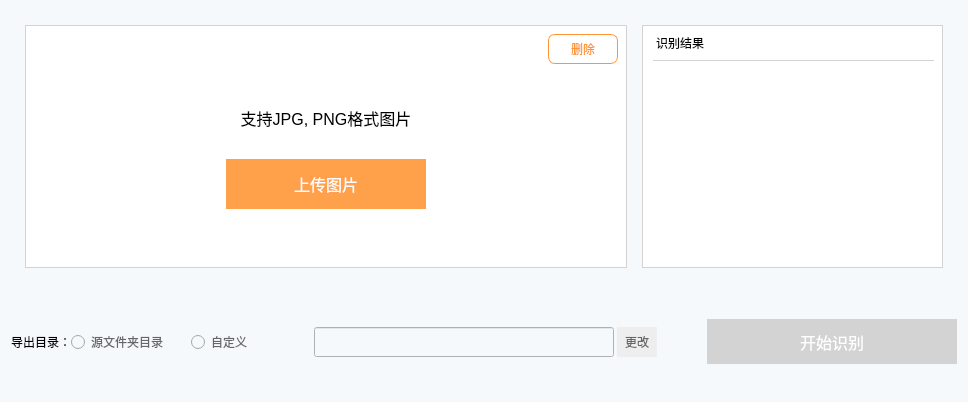
         <widget class="QWidget" name="page_2">
          <property name="styleSheet">
           <string notr="true">QWidget{
	background-color: rgb(245, 249, 252);
}
</string>
          </property>
          <layout class="QVBoxLayout" name="verticalLayout_6" stretch="1,0">
           <property name="spacing">
            <number>0</number>
           </property>
           <property name="bottomMargin">
            <number>0</number>
           </property>
           <item>
            <widget class="QWidget" name="widget" native="true">
             <layout class="QVBoxLayout" name="verticalLayout_3" stretch="3">
              <property name="spacing">
               <number>0</number>
              </property>
              <property name="leftMargin">
               <number>0</number>
              </property>
              <property name="topMargin">
               <number>0</number>
              </property>
              <property name="rightMargin">
               <number>0</number>
              </property>
              <property name="bottomMargin">
               <number>0</number>
              </property>
              <item>
               <widget class="QWidget" name="r_bottom_widget" native="true">
                <property name="styleSheet">
                 <string notr="true"/>
                </property>
                <layout class="QHBoxLayout" name="horizontalLayout_3" stretch="2,1">
                 <property name="spacing">
                  <number>15</number>
                 </property>
                 <property name="leftMargin">
                  <number>14</number>
                 </property>
                 <property name="topMargin">
                  <number>14</number>
                 </property>
                 <property name="rightMargin">
                  <number>14</number>
                 </property>
                 <property name="bottomMargin">
                  <number>14</number>
                 </property>
                 <item>
                  <widget class="QWidget" name="pic_widget" native="true">
                   <property name="enabled">
                    <bool>true</bool>
                   </property>
                   <property name="styleSheet">
                    <string notr="true">QWidget#pic_widget{
	border:0.5px solid lightgray; 
	background-color: rgb(255, 255, 255);
}

</string>
                   </property>
                   <layout class="QVBoxLayout" name="verticalLayout_4" stretch="0,0,1,0,0">
                    <property name="spacing">
                     <number>0</number>
                    </property>
                    <item alignment="Qt::AlignRight">
                     <widget class="QPushButton" name="delete_pic">
                      <property name="enabled">
                       <bool>true</bool>
                      </property>
                      <property name="sizePolicy">
                       <sizepolicy hsizetype="Minimum" vsizetype="Fixed">
                        <horstretch>0</horstretch>
                        <verstretch>0</verstretch>
                       </sizepolicy>
                      </property>
                      <property name="minimumSize">
                       <size>
                        <width>70</width>
                        <height>30</height>
                       </size>
                      </property>
                      <property name="maximumSize">
                       <size>
                        <width>70</width>
                        <height>30</height>
                       </size>
                      </property>
                      <property name="font">
                       <font>
                        <family>微软雅黑</family>
                        <pointsize>9</pointsize>
                        <weight>50</weight>
                        <italic>false</italic>
                        <bold>false</bold>
                        <kerning>true</kerning>
                       </font>
                      </property>
                      <property name="cursor">
                       <cursorShape>PointingHandCursor</cursorShape>
                      </property>
                      <property name="styleSheet">
                       <string notr="true">
QPushButton:hover
{
    /*背景颜色*/  
    background-color:rgb(240, 240, 240);
	
}
QPushButton
{
	background-color: rgb(255, 255, 255);
    
	color: rgb(253, 149, 54);
	border: 1px solid rgb(253, 149, 54) ;
	border-radius:7px;
	font: 9pt &quot;微软雅黑&quot;  ;
}
</string>
                      </property>
                      <property name="text">
                       <string>删除</string>
                      </property>
                      <property name="flat">
                       <bool>false</bool>
                      </property>
                     </widget>
                    </item>
                    <item>
                     <widget class="QLabel" name="pic_label_1">
                      <property name="enabled">
                       <bool>true</bool>
                      </property>
                      <property name="sizePolicy">
                       <sizepolicy hsizetype="Expanding" vsizetype="Expanding">
                        <horstretch>0</horstretch>
                        <verstretch>0</verstretch>
                       </sizepolicy>
                      </property>
                      <property name="styleSheet">
                       <string notr="true">
image: url(:/icon/resources/label_pic.png);
background-color: rgb(255, 255, 255);</string>
                      </property>
                      <property name="text">
                       <string/>
                      </property>
                     </widget>
                    </item>
                    <item>
                     <widget class="QLabel" name="pic_label_2">
                      <property name="enabled">
                       <bool>true</bool>
                      </property>
                      <property name="sizePolicy">
                       <sizepolicy hsizetype="Expanding" vsizetype="Expanding">
                        <horstretch>0</horstretch>
                        <verstretch>0</verstretch>
                       </sizepolicy>
                      </property>
                      <property name="maximumSize">
                       <size>
                        <width>16777215</width>
                        <height>200</height>
                       </size>
                      </property>
                      <property name="styleSheet">
                       <string notr="true">font: 9pt &quot;微软雅黑&quot;;
background-color: rgb(255, 255, 255);</string>
                      </property>
                      <property name="text">
                       <string>&lt;html&gt;&lt;head/&gt;&lt;body&gt;&lt;p align=&quot;center&quot;&gt;&lt;span style=&quot; font-size:12pt;&quot;&gt;支持JPG,  PNG格式图片&lt;/span&gt;&lt;/p&gt;&lt;/body&gt;&lt;/html&gt;</string>
                      </property>
                      <property name="buddy">
                       <cstring>upload_pic</cstring>
                      </property>
                     </widget>
                    </item>
                    <item alignment="Qt::AlignHCenter">
                     <widget class="QPushButton" name="upload_pic">
                      <property name="enabled">
                       <bool>true</bool>
                      </property>
                      <property name="sizePolicy">
                       <sizepolicy hsizetype="Minimum" vsizetype="Fixed">
                        <horstretch>0</horstretch>
                        <verstretch>0</verstretch>
                       </sizepolicy>
                      </property>
                      <property name="minimumSize">
                       <size>
                        <width>200</width>
                        <height>50</height>
                       </size>
                      </property>
                      <property name="maximumSize">
                       <size>
                        <width>200</width>
                        <height>50</height>
                       </size>
                      </property>
                      <property name="font">
                       <font>
                        <family>微软雅黑</family>
                        <pointsize>12</pointsize>
                        <weight>50</weight>
                        <italic>false</italic>
                        <bold>false</bold>
                        <kerning>true</kerning>
                       </font>
                      </property>
                      <property name="cursor">
                       <cursorShape>PointingHandCursor</cursorShape>
                      </property>
                      <property name="styleSheet">
                       <string notr="true">
QPushButton:hover
{
    /*背景颜色*/  
    background-color: rgb(253, 149, 54);
	
}
QPushButton
{
	background-color: rgb(255, 161, 75);
    
	color: rgb(255, 255, 255);
	border: 0px;
	font: 11.5pt &quot;微软雅黑&quot;  ;
}
</string>
                      </property>
                      <property name="text">
                       <string>上传图片</string>
                      </property>
                      <property name="flat">
                       <bool>false</bool>
                      </property>
                     </widget>
                    </item>
                    <item>
                     <widget class="QLabel" name="spaceitem">
                      <property name="minimumSize">
                       <size>
                        <width>0</width>
                        <height>50</height>
                       </size>
                      </property>
                      <property name="styleSheet">
                       <string notr="true">background-color: rgb(255, 255, 255);</string>
                      </property>
                      <property name="text">
                       <string/>
                      </property>
                     </widget>
                    </item>
                   </layout>
                  </widget>
                 </item>
                 <item>
                  <widget class="QWidget" name="text_widget" native="true">
                   <property name="styleSheet">
                    <string notr="true">QWidget#text_widget{
	border:0.5px solid lightgray; 
	background-color: rgb(255, 255, 255);
}


</string>
                   </property>
                   <layout class="QVBoxLayout" name="verticalLayout_5">
                    <property name="leftMargin">
                     <number>11</number>
                    </property>
                    <item>
                     <widget class="QLabel" name="label_3">
                      <property name="styleSheet">
                       <string notr="true">font: 9pt &quot;微软雅黑&quot;;
background-color: rgb(255, 255, 255);
border-top:2px;
border-bottom:1px solid lightgray;
padding-bottom:8px ;</string>
                      </property>
                      <property name="text">
                       <string>识别结果</string>
                      </property>
                     </widget>
                    </item>
                    <item>
                     <widget class="QTextEdit" name="textEdit">
                      <property name="styleSheet">
                       <string notr="true">border:0px;
background-color: rgb(255, 255, 255);</string>
                      </property>
                      <property name="frameShadow">
                       <enum>QFrame::Sunken</enum>
                      </property>
                      <property name="lineWidth">
                       <number>0</number>
                      </property>
                      <property name="lineWrapMode">
                       <enum>QTextEdit::NoWrap</enum>
                      </property>
                      <property name="html">
                       <string>&lt;!DOCTYPE HTML PUBLIC &quot;-//W3C//DTD HTML 4.0//EN&quot; &quot;http://www.w3.org/TR/REC-html40/strict.dtd&quot;&gt;
&lt;html&gt;&lt;head&gt;&lt;meta name=&quot;qrichtext&quot; content=&quot;1&quot; /&gt;&lt;style type=&quot;text/css&quot;&gt;
p, li { white-space: pre-wrap; }
&lt;/style&gt;&lt;/head&gt;&lt;body style=&quot; font-family:'SimSun'; font-size:9pt; font-weight:400; font-style:normal;&quot;&gt;
&lt;p style=&quot;-qt-paragraph-type:empty; margin-top:0px; margin-bottom:0px; margin-left:0px; margin-right:0px; -qt-block-indent:0; text-indent:0px;&quot;&gt;&lt;br /&gt;&lt;/p&gt;&lt;/body&gt;&lt;/html&gt;</string>
                      </property>
                      <property name="cursorWidth">
                       <number>0</number>
                      </property>
                     </widget>
                    </item>
                   </layout>
                  </widget>
                 </item>
                </layout>
               </widget>
              </item>
             </layout>
            </widget>
           </item>
           <item>
            <widget class="QWidget" name="button_bottom" native="true">
             <property name="sizePolicy">
              <sizepolicy hsizetype="Minimum" vsizetype="Minimum">
               <horstretch>0</horstretch>
               <verstretch>0</verstretch>
              </sizepolicy>
             </property>
             <layout class="QHBoxLayout" name="horizontalLayout_4" stretch="0,0,2">
              <property name="leftMargin">
               <number>0</number>
              </property>
              <property name="topMargin">
               <number>0</number>
              </property>
              <property name="rightMargin">
               <number>0</number>
              </property>
              <property name="bottomMargin">
               <number>0</number>
              </property>
              <item>
               <widget class="QWidget" name="export_2" native="true">
                <property name="minimumSize">
                 <size>
                  <width>650</width>
                  <height>120</height>
                 </size>
                </property>
                <property name="maximumSize">
                 <size>
                  <width>650</width>
                  <height>120</height>
                 </size>
                </property>
                <property name="layoutDirection">
                 <enum>Qt::LeftToRight</enum>
                </property>
                <layout class="QHBoxLayout" name="horizontalLayout_5" stretch="0,1,1,0">
                 <property name="spacing">
                  <number>0</number>
                 </property>
                 <property name="leftMargin">
                  <number>0</number>
                 </property>
                 <property name="topMargin">
                  <number>0</number>
                 </property>
                 <property name="rightMargin">
                  <number>0</number>
                 </property>
                 <property name="bottomMargin">
                  <number>0</number>
                 </property>
                 <item>
                  <widget class="QLabel" name="label">
                   <property name="styleSheet">
                    <string notr="true">background-color: transparent;
font: 9pt &quot;微软雅黑&quot;;
border: 0px;
</string>
                   </property>
                   <property name="text">
                    <string>导出目录：</string>
                   </property>
                  </widget>
                 </item>
                 <item>
                  <widget class="QRadioButton" name="radioButton">
                   <property name="styleSheet">
                    <string notr="true">font: 9pt &quot;微软雅黑&quot;;
color: rgb(102, 102, 102);</string>
                   </property>
                   <property name="text">
                    <string>源文件夹目录</string>
                   </property>
                  </widget>
                 </item>
                 <item>
                  <widget class="QRadioButton" name="radioButton_2">
                   <property name="styleSheet">
                    <string notr="true">font: 9pt &quot;微软雅黑&quot;;
color: rgb(102, 102, 102);</string>
                   </property>
                   <property name="text">
                    <string>自定义</string>
                   </property>
                  </widget>
                 </item>
                 <item>
                  <widget class="QWidget" name="widget_3" native="true">
                   <property name="minimumSize">
                    <size>
                     <width>350</width>
                     <height>30</height>
                    </size>
                   </property>
                   <property name="maximumSize">
                    <size>
                     <width>350</width>
                     <height>30</height>
                    </size>
                   </property>
                   <layout class="QHBoxLayout" name="horizontalLayout_6" stretch="0,0">
                    <property name="spacing">
                     <number>0</number>
                    </property>
                    <property name="leftMargin">
                     <number>0</number>
                    </property>
                    <property name="topMargin">
                     <number>0</number>
                    </property>
                    <property name="rightMargin">
                     <number>0</number>
                    </property>
                    <property name="bottomMargin">
                     <number>0</number>
                    </property>
                    <item>
                     <widget class="QLineEdit" name="addrEdit">
                      <property name="minimumSize">
                       <size>
                        <width>300</width>
                        <height>30</height>
                       </size>
                      </property>
                      <property name="maximumSize">
                       <size>
                        <width>300</width>
                        <height>30</height>
                       </size>
                      </property>
                     </widget>
                    </item>
                    <item>
                     <widget class="QPushButton" name="change_button">
                      <property name="minimumSize">
                       <size>
                        <width>40</width>
                        <height>30</height>
                       </size>
                      </property>
                      <property name="maximumSize">
                       <size>
                        <width>40</width>
                        <height>30</height>
                       </size>
                      </property>
                      <property name="styleSheet">
                       <string notr="true">
QPushButton:hover
{
    /*背景颜色*/  
    
	background-color: rgb(221, 221, 221);
	
}
QPushButton
{
	background-color: rgb(238, 238, 238);
  
	color: rgb(102, 102, 102);	
	border: 0px solid rgb(253, 149, 54) ;
	
	font: 7pt &quot;微软雅黑&quot;;
}
</string>
                      </property>
                      <property name="text">
                       <string>更改</string>
                      </property>
                     </widget>
                    </item>
                   </layout>
                  </widget>
                 </item>
                </layout>
               </widget>
              </item>
              <item>
               <spacer name="horizontalSpacer_2">
                <property name="orientation">
                 <enum>Qt::Horizontal</enum>
                </property>
                <property name="sizeHint" stdset="0">
                 <size>
                  <width>40</width>
                  <height>20</height>
                 </size>
                </property>
               </spacer>
              </item>
              <item>
               <widget class="QPushButton" name="upload_pic_5">
                <property name="enabled">
                 <bool>false</bool>
                </property>
                <property name="sizePolicy">
                 <sizepolicy hsizetype="Minimum" vsizetype="Fixed">
                  <horstretch>0</horstretch>
                  <verstretch>0</verstretch>
                 </sizepolicy>
                </property>
                <property name="minimumSize">
                 <size>
                  <width>250</width>
                  <height>45</height>
                 </size>
                </property>
                <property name="maximumSize">
                 <size>
                  <width>250</width>
                  <height>45</height>
                 </size>
                </property>
                <property name="font">
                 <font>
                  <family>微软雅黑</family>
                  <pointsize>12</pointsize>
                  <weight>50</weight>
                  <italic>false</italic>
                  <bold>false</bold>
                  <kerning>true</kerning>
                 </font>
                </property>
                <property name="layoutDirection">
                 <enum>Qt::RightToLeft</enum>
                </property>
                <property name="styleSheet">
                 <string notr="true">QPushButton:enabled
{
	background-color: rgb(255, 161, 75);
	color: rgb(255, 255, 255);
	border: 0px;
	font: 11.5pt &quot;微软雅黑&quot;  ;
}

QPushButton:hover
{
    /*背景颜色*/  
    background-color: rgb(253, 149, 54);
	
}

QPushButton:disabled
{
    /*背景颜色*/  
    background-color: lightgray;
	color: rgb(255, 255, 255);
	border: 0px;
	font: 11.5pt &quot;微软雅黑&quot;  ;
	
}</string>
                </property>
                <property name="text">
                 <string>开始识别</string>
                </property>
                <property name="flat">
                 <bool>false</bool>
                </property>
               </widget>
              </item>
             </layout>
            </widget>
           </item>
          </layout>
         </widget>
